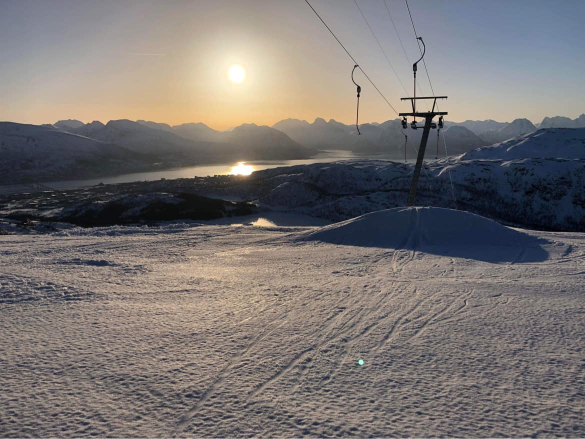
#> input picture 1.jpg, 1170 x 878 px (shown at 1/2 size)
$ python posterize.py
#> lines starting #> are read from the running program, lines starting #| are printed output that depends on the picture
from PIL import ImageFilter
from PIL import Image, ImageOps
# Load the image
original_image_path = './1.jpg'
img = Image.open(original_image_path)
#> img is the input picture: PIL image 1170x878 RGB; mean R, G, B 120.2, 115, 113.6

# Apply Gaussian blur to the original image to smooth edges
blurred_img = img.filter(ImageFilter.GaussianBlur(radius=3))  # Adjust the radius to increase/decrease smoothing
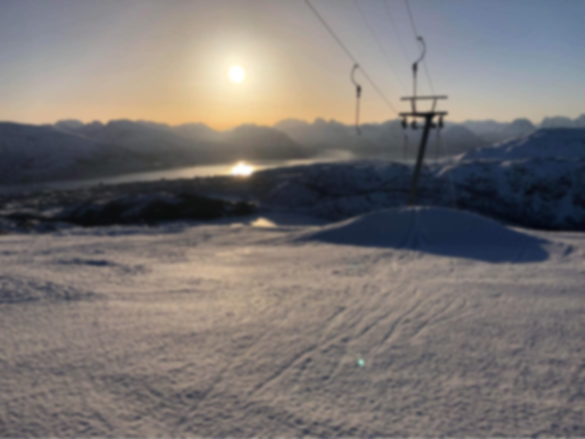
#> blurred_img: PIL image 1170x878 RGB (shown at 1/2 size); mean R, G, B 120.2, 115.1, 113.6
pink_filter = Image.new('RGB', blurred_img.size, (255, 192, 203))
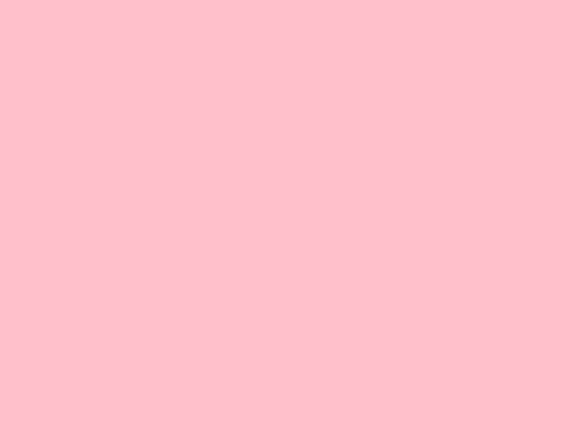
#> pink_filter: PIL image 1170x878 RGB (shown at 1/2 size); mean R, G, B 255, 192, 203
img_pink = Image.blend(blurred_img, pink_filter, alpha=0.3)
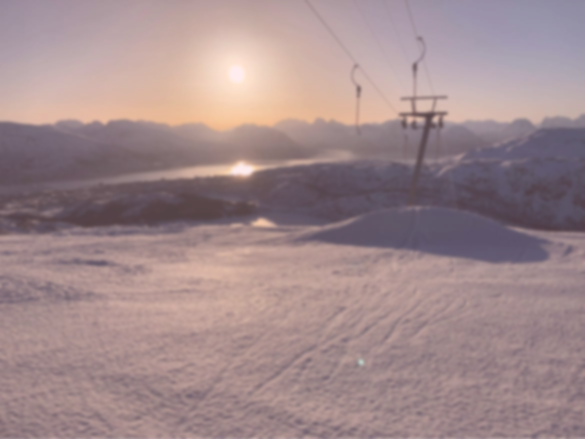
#> img_pink: PIL image 1170x878 RGB (shown at 1/2 size); mean R, G, B 160.2, 137.7, 140
# Posterize the blurred image
posterized_blurred_img = ImageOps.posterize(img_pink, 4)  # Using 4 bits per channel

# Crop to 9:16 format
#posterized_blurred_cropped_img = posterized_blurred_img.crop((left, top, right, bottom))

# Save the smoothed color edges image
smoothed_image_path = './2.jpg'
posterized_blurred_img.save(smoothed_image_path)

smoothed_image_path
